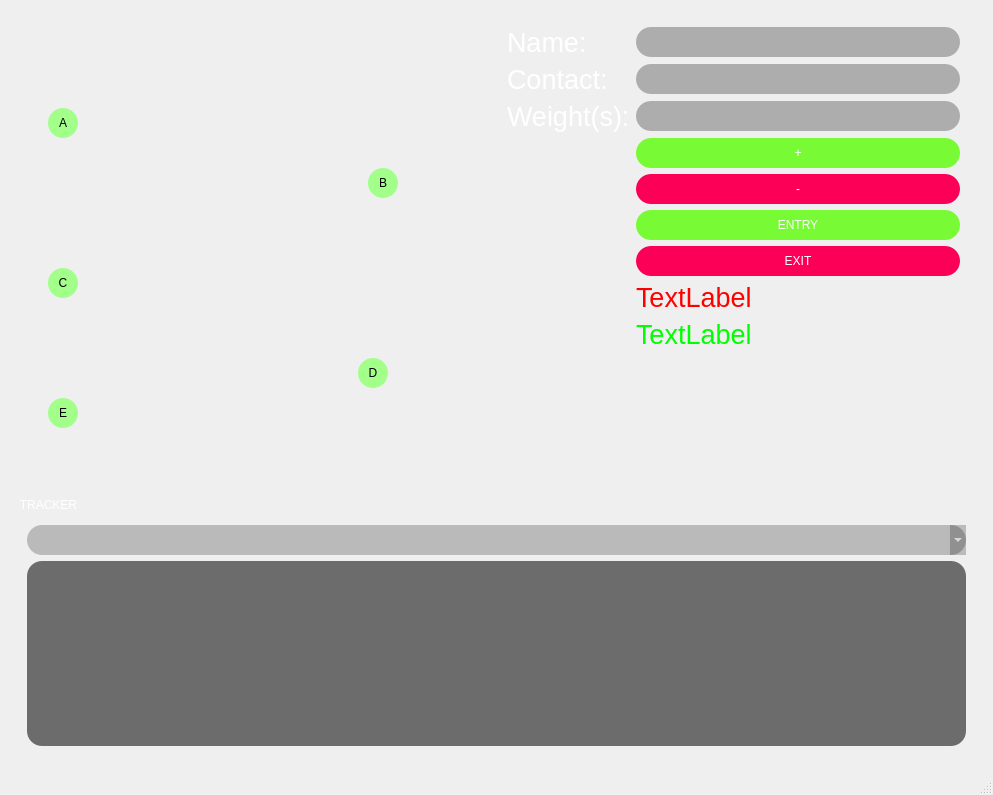
<?xml version="1.0" encoding="UTF-8"?>
<ui version="4.0">
 <class>MainWindow</class>
 <widget class="QMainWindow" name="MainWindow">
  <property name="geometry">
   <rect>
    <x>0</x>
    <y>0</y>
    <width>993</width>
    <height>795</height>
   </rect>
  </property>
  <property name="minimumSize">
   <size>
    <width>0</width>
    <height>0</height>
   </size>
  </property>
  <property name="maximumSize">
   <size>
    <width>16777215</width>
    <height>16777215</height>
   </size>
  </property>
  <property name="windowTitle">
   <string>MainWindow</string>
  </property>
  <property name="styleSheet">
   <string notr="true">#centralwidget{
                background-color: qlineargradient(spread:pad, x1:0, y1:1, x2:1, y2:0, stop:0.044335 rgba(39, 52, 114,
                255), stop:0.876847 rgba(123, 9, 154, 255));
                }
            </string>
  </property>
  <widget class="QWidget" name="centralwidget">
   <property name="minimumSize">
    <size>
     <width>0</width>
     <height>500</height>
    </size>
   </property>
   <property name="styleSheet">
    <string notr="true">border: 0px;</string>
   </property>
   <layout class="QVBoxLayout" name="verticalLayout">
    <item>
     <widget class="QFrame" name="frame_3">
      <property name="minimumSize">
       <size>
        <width>969</width>
        <height>472</height>
       </size>
      </property>
      <property name="maximumSize">
       <size>
        <width>969</width>
        <height>472</height>
       </size>
      </property>
      <property name="frameShape">
       <enum>QFrame::StyledPanel</enum>
      </property>
      <property name="frameShadow">
       <enum>QFrame::Raised</enum>
      </property>
      <layout class="QHBoxLayout" name="horizontalLayout_2">
       <item>
        <widget class="QFrame" name="frame_map">
         <property name="sizePolicy">
          <sizepolicy hsizetype="Preferred" vsizetype="Preferred">
           <horstretch>2</horstretch>
           <verstretch>0</verstretch>
          </sizepolicy>
         </property>
         <property name="maximumSize">
          <size>
           <width>480</width>
           <height>476</height>
          </size>
         </property>
         <property name="statusTip">
          <string/>
         </property>
         <property name="autoFillBackground">
          <bool>false</bool>
         </property>
         <property name="styleSheet">
          <string notr="true">#frame_map{
                                            background-image: url(:/path/map_path.png);
                                            background-repeat: no-repeat;
                                            background-position: left;
                                            }
                                        </string>
         </property>
         <property name="frameShape">
          <enum>QFrame::StyledPanel</enum>
         </property>
         <property name="frameShadow">
          <enum>QFrame::Raised</enum>
         </property>
         <widget class="QPushButton" name="btn_dest_a">
          <property name="geometry">
           <rect>
            <x>30</x>
            <y>90</y>
            <width>30</width>
            <height>30</height>
           </rect>
          </property>
          <property name="font">
           <font>
            <family>Arial</family>
           </font>
          </property>
          <property name="cursor">
           <cursorShape>PointingHandCursor</cursorShape>
          </property>
          <property name="whatsThis">
           <string>&lt;html&gt;&lt;head/&gt;&lt;body&gt;&lt;p&gt;Theater&lt;/p&gt;&lt;p&gt;Interact with Destination A&lt;/p&gt;&lt;/body&gt;&lt;/html&gt;</string>
          </property>
          <property name="styleSheet">
           <string notr="true">border-radius:15px;
                                                background-color: rgb(161, 255, 138);
                                            </string>
          </property>
          <property name="text">
           <string>A</string>
          </property>
         </widget>
         <widget class="QPushButton" name="btn_dest_c">
          <property name="geometry">
           <rect>
            <x>30</x>
            <y>250</y>
            <width>30</width>
            <height>30</height>
           </rect>
          </property>
          <property name="font">
           <font>
            <family>Arial</family>
           </font>
          </property>
          <property name="cursor">
           <cursorShape>PointingHandCursor</cursorShape>
          </property>
          <property name="styleSheet">
           <string notr="true">border-radius:15px;
                                                background-color: rgb(161, 255, 138);
                                            </string>
          </property>
          <property name="text">
           <string>C</string>
          </property>
         </widget>
         <widget class="QPushButton" name="btn_dest_b">
          <property name="geometry">
           <rect>
            <x>350</x>
            <y>150</y>
            <width>30</width>
            <height>30</height>
           </rect>
          </property>
          <property name="font">
           <font>
            <family>Arial</family>
           </font>
          </property>
          <property name="cursor">
           <cursorShape>PointingHandCursor</cursorShape>
          </property>
          <property name="styleSheet">
           <string notr="true">border-radius:15px;
                                                background-color: rgb(161, 255, 138);
                                            </string>
          </property>
          <property name="text">
           <string>B</string>
          </property>
         </widget>
         <widget class="QPushButton" name="btn_dest_e">
          <property name="geometry">
           <rect>
            <x>30</x>
            <y>380</y>
            <width>30</width>
            <height>30</height>
           </rect>
          </property>
          <property name="font">
           <font>
            <family>Arial</family>
           </font>
          </property>
          <property name="cursor">
           <cursorShape>PointingHandCursor</cursorShape>
          </property>
          <property name="styleSheet">
           <string notr="true">border-radius:15px;
                                                background-color: rgb(161, 255, 138);
                                            </string>
          </property>
          <property name="text">
           <string>E</string>
          </property>
         </widget>
         <widget class="QPushButton" name="btn_dest_d">
          <property name="geometry">
           <rect>
            <x>340</x>
            <y>340</y>
            <width>30</width>
            <height>30</height>
           </rect>
          </property>
          <property name="font">
           <font>
            <family>Arial</family>
           </font>
          </property>
          <property name="cursor">
           <cursorShape>PointingHandCursor</cursorShape>
          </property>
          <property name="styleSheet">
           <string notr="true">border-radius:15px;
                                                background-color: rgb(161, 255, 138);
                                            </string>
          </property>
          <property name="text">
           <string>D</string>
          </property>
         </widget>
        </widget>
       </item>
       <item>
        <widget class="QFrame" name="frame_2">
         <property name="sizePolicy">
          <sizepolicy hsizetype="Preferred" vsizetype="Preferred">
           <horstretch>1</horstretch>
           <verstretch>0</verstretch>
          </sizepolicy>
         </property>
         <property name="styleSheet">
          <string notr="true"/>
         </property>
         <property name="frameShape">
          <enum>QFrame::StyledPanel</enum>
         </property>
         <property name="frameShadow">
          <enum>QFrame::Raised</enum>
         </property>
         <layout class="QFormLayout" name="formLayout">
          <property name="labelAlignment">
           <set>Qt::AlignLeading|Qt::AlignLeft|Qt::AlignVCenter</set>
          </property>
          <property name="formAlignment">
           <set>Qt::AlignLeading|Qt::AlignLeft|Qt::AlignTop</set>
          </property>
          <item row="0" column="0">
           <widget class="QLabel" name="label">
            <property name="font">
             <font>
              <family>Arial</family>
              <pointsize>20</pointsize>
             </font>
            </property>
            <property name="styleSheet">
             <string notr="true">color: rgb(255, 255, 255);</string>
            </property>
            <property name="text">
             <string>Name:</string>
            </property>
           </widget>
          </item>
          <item row="0" column="1">
           <widget class="QLineEdit" name="name_entry">
            <property name="sizePolicy">
             <sizepolicy hsizetype="Expanding" vsizetype="Fixed">
              <horstretch>3</horstretch>
              <verstretch>0</verstretch>
             </sizepolicy>
            </property>
            <property name="minimumSize">
             <size>
              <width>300</width>
              <height>30</height>
             </size>
            </property>
            <property name="font">
             <font>
              <family>Arial</family>
              <pointsize>16</pointsize>
             </font>
            </property>
            <property name="styleSheet">
             <string notr="true">border-radius:15px;
                                                        background-color: rgba(0, 0, 0, 70);
                                                    </string>
            </property>
           </widget>
          </item>
          <item row="1" column="0">
           <widget class="QLabel" name="label_2">
            <property name="font">
             <font>
              <family>Arial</family>
              <pointsize>20</pointsize>
             </font>
            </property>
            <property name="styleSheet">
             <string notr="true">color: rgb(255, 255, 255);</string>
            </property>
            <property name="text">
             <string>Contact:</string>
            </property>
           </widget>
          </item>
          <item row="1" column="1">
           <widget class="QLineEdit" name="contact_entry">
            <property name="minimumSize">
             <size>
              <width>300</width>
              <height>30</height>
             </size>
            </property>
            <property name="font">
             <font>
              <family>Arial</family>
              <pointsize>16</pointsize>
             </font>
            </property>
            <property name="styleSheet">
             <string notr="true">border-radius:15px;
                                                        background-color: rgba(0, 0, 0, 70);
                                                    </string>
            </property>
           </widget>
          </item>
          <item row="2" column="0">
           <widget class="QLabel" name="label_3">
            <property name="font">
             <font>
              <family>Arial</family>
              <pointsize>20</pointsize>
             </font>
            </property>
            <property name="styleSheet">
             <string notr="true">color: rgb(255, 255, 255);</string>
            </property>
            <property name="text">
             <string>Weight(s):</string>
            </property>
           </widget>
          </item>
          <item row="2" column="1">
           <widget class="QLineEdit" name="weight_entry">
            <property name="minimumSize">
             <size>
              <width>250</width>
              <height>30</height>
             </size>
            </property>
            <property name="font">
             <font>
              <family>Arial</family>
              <pointsize>16</pointsize>
             </font>
            </property>
            <property name="styleSheet">
             <string notr="true">border-radius:15px;
                                                        background-color: rgba(0, 0, 0, 70);
                                                    </string>
            </property>
           </widget>
          </item>
          <item row="3" column="1">
           <widget class="QPushButton" name="add_weight_frag">
            <property name="minimumSize">
             <size>
              <width>30</width>
              <height>30</height>
             </size>
            </property>
            <property name="font">
             <font>
              <family>Arial</family>
             </font>
            </property>
            <property name="cursor">
             <cursorShape>PointingHandCursor</cursorShape>
            </property>
            <property name="styleSheet">
             <string notr="true">border-radius:15px;
                                                        background-color: rgb(87, 252, 0, 200);
                                                        color:rgb(255, 255, 255);
                                                    </string>
            </property>
            <property name="text">
             <string>+</string>
            </property>
           </widget>
          </item>
          <item row="4" column="1">
           <widget class="QPushButton" name="rem_weight_frag">
            <property name="minimumSize">
             <size>
              <width>30</width>
              <height>30</height>
             </size>
            </property>
            <property name="font">
             <font>
              <family>Arial</family>
             </font>
            </property>
            <property name="cursor">
             <cursorShape>PointingHandCursor</cursorShape>
            </property>
            <property name="styleSheet">
             <string notr="true">border-radius:15px;
                                                        background-color: rgb(252, 0, 87);
                                                        color:rgb(255, 255, 255);
                                                    </string>
            </property>
            <property name="text">
             <string>-</string>
            </property>
           </widget>
          </item>
          <item row="6" column="1">
           <widget class="QPushButton" name="make_entry_btn">
            <property name="minimumSize">
             <size>
              <width>75</width>
              <height>30</height>
             </size>
            </property>
            <property name="font">
             <font>
              <family>Arial</family>
             </font>
            </property>
            <property name="cursor">
             <cursorShape>PointingHandCursor</cursorShape>
            </property>
            <property name="styleSheet">
             <string notr="true">border-radius:15px;
                                                        background-color: rgb(87, 252, 0, 200);
                                                        color:rgb(255, 255, 255);
                                                    </string>
            </property>
            <property name="text">
             <string>ENTRY</string>
            </property>
           </widget>
          </item>
          <item row="7" column="1">
           <widget class="QPushButton" name="make_exit_btn">
            <property name="minimumSize">
             <size>
              <width>75</width>
              <height>30</height>
             </size>
            </property>
            <property name="font">
             <font>
              <family>Arial</family>
             </font>
            </property>
            <property name="cursor">
             <cursorShape>PointingHandCursor</cursorShape>
            </property>
            <property name="styleSheet">
             <string notr="true">border-radius:15px;
                                                        background-color: rgb(252, 0, 87);
                                                        color:rgb(255, 255, 255);
                                                    </string>
            </property>
            <property name="text">
             <string>EXIT</string>
            </property>
           </widget>
          </item>
          <item row="9" column="1">
           <widget class="QLabel" name="entry_pass_label">
            <property name="minimumSize">
             <size>
              <width>324</width>
              <height>27</height>
             </size>
            </property>
            <property name="font">
             <font>
              <family>Arial</family>
              <pointsize>20</pointsize>
             </font>
            </property>
            <property name="styleSheet">
             <string notr="true">color: rgb(0, 255, 0);</string>
            </property>
            <property name="text">
             <string>TextLabel</string>
            </property>
           </widget>
          </item>
          <item row="8" column="1">
           <widget class="QLabel" name="exit_pass_label">
            <property name="minimumSize">
             <size>
              <width>324</width>
              <height>27</height>
             </size>
            </property>
            <property name="font">
             <font>
              <family>Arial</family>
              <pointsize>20</pointsize>
             </font>
            </property>
            <property name="styleSheet">
             <string notr="true">color: rgb(255, 0, 0);</string>
            </property>
            <property name="text">
             <string>TextLabel</string>
            </property>
           </widget>
          </item>
         </layout>
        </widget>
       </item>
      </layout>
     </widget>
    </item>
    <item>
     <widget class="QFrame" name="frame">
      <property name="frameShape">
       <enum>QFrame::StyledPanel</enum>
      </property>
      <property name="frameShadow">
       <enum>QFrame::Raised</enum>
      </property>
      <layout class="QHBoxLayout" name="horizontalLayout">
       <item>
        <widget class="QGroupBox" name="groupBox">
         <property name="styleSheet">
          <string notr="true">COLOR:rgb(255, 255, 255)</string>
         </property>
         <property name="title">
          <string>TRACKER</string>
         </property>
         <property name="flat">
          <bool>false</bool>
         </property>
         <property name="checkable">
          <bool>false</bool>
         </property>
         <layout class="QVBoxLayout" name="verticalLayout_2">
          <property name="topMargin">
           <number>29</number>
          </property>
          <item>
           <widget class="QComboBox" name="traveller_combobox">
            <property name="minimumSize">
             <size>
              <width>0</width>
              <height>30</height>
             </size>
            </property>
            <property name="styleSheet">
             <string notr="true">background-color: rgba(0, 0, 0, 57);
                                                        border-radius: 15px;
                                                        color: rgb(255, 255, 255);
                                                    </string>
            </property>
           </widget>
          </item>
          <item>
           <widget class="QPlainTextEdit" name="description_area">
            <property name="styleSheet">
             <string notr="true">color: rgba(255, 255, 255, 227);
                                                        background-color: rgba(0, 0, 0, 140);
                                                        border-radius: 15px;
                                                    </string>
            </property>
            <property name="midLineWidth">
             <number>0</number>
            </property>
            <property name="undoRedoEnabled">
             <bool>true</bool>
            </property>
            <property name="readOnly">
             <bool>true</bool>
            </property>
           </widget>
          </item>
         </layout>
        </widget>
       </item>
      </layout>
     </widget>
    </item>
   </layout>
  </widget>
  <widget class="QStatusBar" name="statusbar"/>
 </widget>
 <resources>
  <include location="res.qrc"/>
 </resources>
 <connections/>
</ui>
